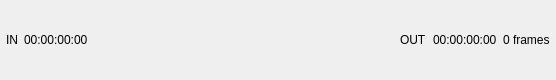
<?xml version='1.0' encoding='UTF-8'?>
<ui version="4.0">
 <class>TimelineView</class>
 <widget class="QWidget" name="TimelineView">
  <property name="DockWidget" stdset="0">
   <bool>true</bool>
  </property>
  <layout class="QHBoxLayout" name="timelineLayout">
   <property name="spacing">
    <number>6</number>
   </property>
   <property name="leftMargin">
    <number>6</number>
   </property>
   <property name="topMargin">
    <number>6</number>
   </property>
   <property name="rightMargin">
    <number>6</number>
   </property>
   <property name="bottomMargin">
    <number>6</number>
   </property>
   <item>
    <widget class="QLabel" name="inLabel">
     <property name="text">
      <string>IN</string>
     </property>
    </widget>
   </item>
   <item>
    <widget class="QLabel" name="inValue">
     <property name="text">
      <string>00:00:00:00</string>
     </property>
    </widget>
   </item>
   <item>
    <widget class="flipman::sdk::widgets::ScrubLine" name="scrubLine">
     <property name="minimumSize">
      <size>
       <width>300</width>
       <height>56</height>
      </size>
     </property>
    </widget>
   </item>
   <item>
    <widget class="QLabel" name="outLabel">
     <property name="text">
      <string>OUT</string>
     </property>
    </widget>
   </item>
   <item>
    <widget class="QLabel" name="outValue">
     <property name="text">
      <string>00:00:00:00</string>
     </property>
    </widget>
   </item>
   <item>
    <widget class="QLabel" name="totalFrames">
     <property name="text">
      <string>0 frames</string>
     </property>
    </widget>
   </item>
  </layout>
  <property name="maximumSize">
   <size>
    <width>16777215</width>
    <height>80</height>
   </size>
  </property>
 </widget>
 <customwidgets>
  <customwidget>
   <class>flipman::sdk::widgets::ScrubLine</class>
   <extends>QWidget</extends>
   <header>flipmansdk/widgets/scrubline.h</header>
  </customwidget>
 </customwidgets>
 <resources />
 <connections />
</ui>
